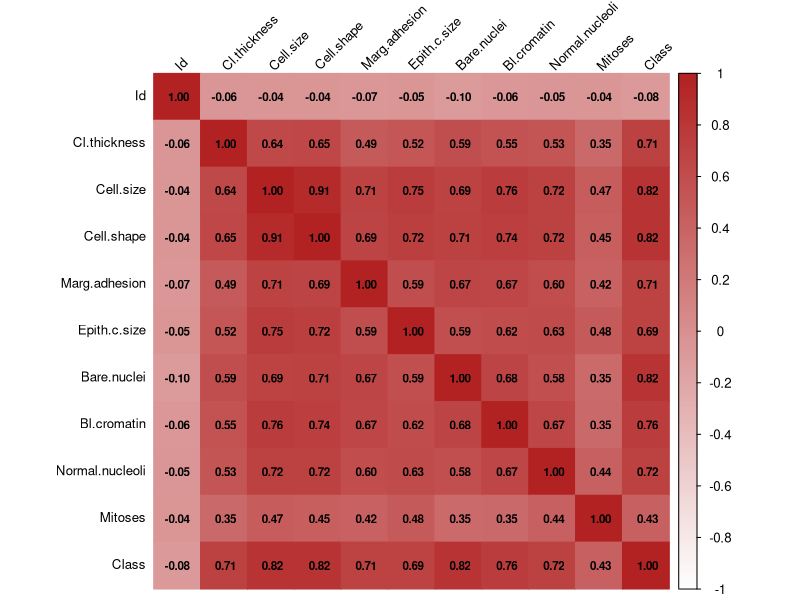

Here is the R script that generated this plot:
# Biblioteca con el conjunto de datos a utilizar
if (!requireNamespace("mlbench")) {
  install.packages("mlbench")
}
library(mlbench)

# Biblioteca para manipulación de datos
if (!requireNamespace("dplyr")) {
  install.packages("dplyr")
}
library(dplyr)

# Biblioteca para mostrar visualmente las correlaciones
if (!requireNamespace("corrplot")) {
  install.packages("corrplot")
}
library(corrplot)

# Cargar el conjunto de datos de cáncer de mama
data("BreastCancer")

# Asignar el tipo adecuado a las columnas numéricas y
# codificar la clase como ceros y unos
datos <- BreastCancer %>%
  mutate(
    Class = ifelse(Class == "benign", 0, 1),
    across(-Class, as.numeric)
  )

# Mostrar la estructura de los datos
str(datos)

# Mostrar los primeros 10 elementos
head(datos, 10)

# Estadísticas descriptivas
summary(datos)

# Calcular matriz de correlación
correlaciones <- cor(datos, use = "complete.obs")

# Graficar correlaciones en un mapa de calor
corrplot(correlaciones,
         method = "color",
         addCoef.col = "black",
         tl.col = "black",
         tl.srt = 45,
         tl.cex = 0.8,
         number.cex = 0.7,
         col = colorRampPalette(c("white", "#B22222"))(200))

# Vector de medias
matrix(colMeans(datos, na.rm = TRUE), ncol = 1)

# Matriz de varianza y covarianza
cov(datos, use = "complete.obs")
